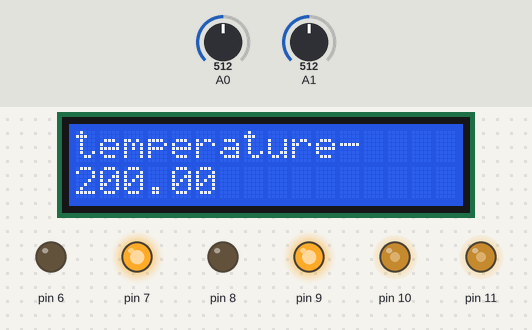
A sketch run on a simulated Arduino Uno, built with avr-gcc and run on an emulated ATmega328P. Shown: 16×2 character LCD, output pins drawn as LEDs (lit = HIGH). The test bench sets the inputs (shaded band); at power-on: A0 = 512, A1 = 512.

Above: at 2.6 s.
2.7 s: A0 set to 192
At 10.9 s:
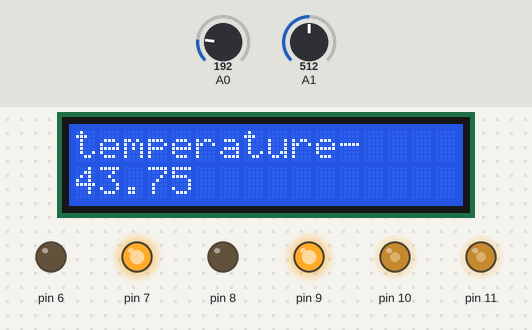
15.5 s: A0 set to 174
At 20.5 s:
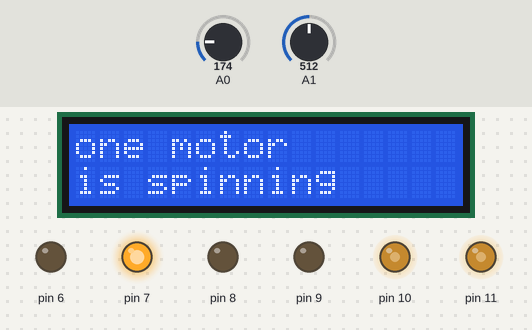
29.2 s: A1 set to 716
At 32.7 s:
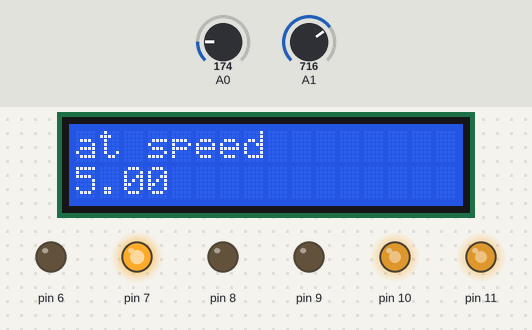
42.9 s: A1 set to 900
At 49.6 s:
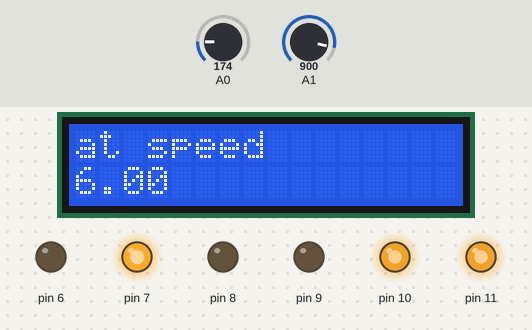
55.6 s: A0 set to 158
At 59.1 s:
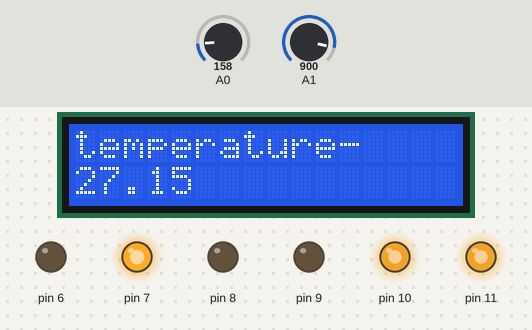
63.6 s: A0 set to 129
At 66.9 s:
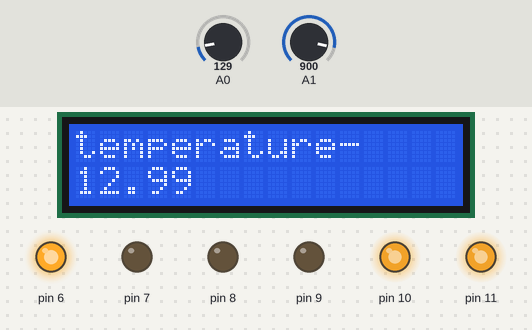
Timing chart, 0 to 68.4 s (numbered marks = the images above; inputs shaded):
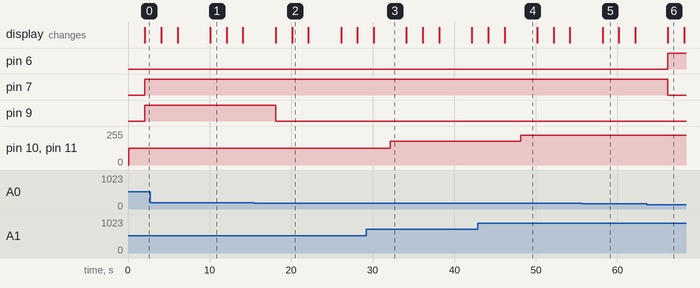

Measured:
- the behaviour switches between 185 and 184 on A0 (found by bisection; images 1 and 2)
- the behaviour switches between 144 and 143 on A0 (found by bisection; images 5 and 6)
- after the input at 15.5 s, pin 9: HIGH → LOW after 2.6 s
- after the input at 29.2 s, pin 10, pin 11: 127/255 → 178/255 after 2.9 s
- after the input at 42.9 s, pin 10, pin 11: 178/255 → 224/255 after 5.3 s
- after the input at 63.6 s, pin 6: LOW → HIGH after 2.6 s; pin 7: HIGH → LOW after 2.6 s
- what the display in image 1 shows lasts 2.0 s, from 10.1 s to 12.1 s

The sketch:

Code.ino
```cpp
#include <LiquidCrystal.h>


LiquidCrystal lcd_1(13, 12, 5, 4, 3, 2);

void setup()
{
  pinMode(6, OUTPUT);
  pinMode(7, OUTPUT);
  pinMode(A0, INPUT);
  pinMode(A1, INPUT);
  pinMode(8, OUTPUT);
  pinMode(9, OUTPUT);

  lcd_1.begin(16, 2);
  lcd_1.print("A/C is working");
}

void loop()
{
  float pot = analogRead(A1);
  float pot1 = map(pot, 0 , 1023, 0, 255);
  float spid = map(pot, 0, 1023, 0, 10);
  analogWrite(10, pot1);
  analogWrite(11, pot1);

  float temp = analogRead(A0)* 5 / 1024.0;
  temp = temp - 0.5;
  temp = temp * 100;

  delay(2000);

  if(temp<=20){
    if(temp<= 0){
  	  digitalWrite(6, HIGH);
      digitalWrite(7, LOW);

      digitalWrite(8, HIGH);
      digitalWrite(9, LOW);


      lcd_1.clear();
      lcd_1.print("temperature-");
      lcd_1.setCursor(0,1);
      lcd_1.print(temp);
      delay(2000);

      lcd_1.clear();
      lcd_1.print("both motors");
      lcd_1.setCursor(0,1);
      lcd_1.print("are spinning");
      delay(2000);

      lcd_1.clear();
      lcd_1.print("at speed");
      lcd_1.setCursor(0,1);
      lcd_1.print(spid);
      delay(2000);
    }
    else{
      digitalWrite(6, HIGH);
      digitalWrite(7, LOW);

      digitalWrite(8, LOW);
      digitalWrite(9, LOW);


      lcd_1.clear();
      lcd_1.print("temperature-");
      lcd_1.setCursor(0,1);
      lcd_1.print(temp);
      delay(2000);

      lcd_1.clear();
      lcd_1.print("one motor");
      lcd_1.setCursor(0,1);
      lcd_1.print("is spinning");
      delay(2000);

      lcd_1.clear();
      lcd_1.print("at speed");
      lcd_1.setCursor(0,1);
      lcd_1.print(spid);
      delay(2000);
    }
  }
  else{
    if(temp>=40){
  	  digitalWrite(6, LOW);
      digitalWrite(7, HIGH);

      digitalWrite(8, LOW);
      digitalWrite(9, HIGH);


      lcd_1.clear();
      lcd_1.print("temperature-");
      lcd_1.setCursor(0,1);
      lcd_1.print(temp);
      delay(2000);

      lcd_1.clear();
      lcd_1.print("both motors");
      lcd_1.setCursor(0,1);
      lcd_1.print("are spinning");
      delay(2000);

      lcd_1.clear();
      lcd_1.print("at speed");
      lcd_1.setCursor(0,1);
      lcd_1.print(spid);
      delay(2000);
    }
    else{
      digitalWrite(6, LOW);
      digitalWrite(7, HIGH);

      digitalWrite(8, LOW);
      digitalWrite(9, LOW);


      lcd_1.clear();
      lcd_1.print("temperature-");
      lcd_1.setCursor(0,1);
      lcd_1.print(temp);
      delay(2000);

      lcd_1.clear();
      lcd_1.print("one motor");
      lcd_1.setCursor(0,1);
      lcd_1.print("is spinning");
      delay(2000);

      lcd_1.clear();
      lcd_1.print("at speed");
      lcd_1.setCursor(0,1);
      lcd_1.print(spid);
      delay(2000);
    }
  }


}
```
